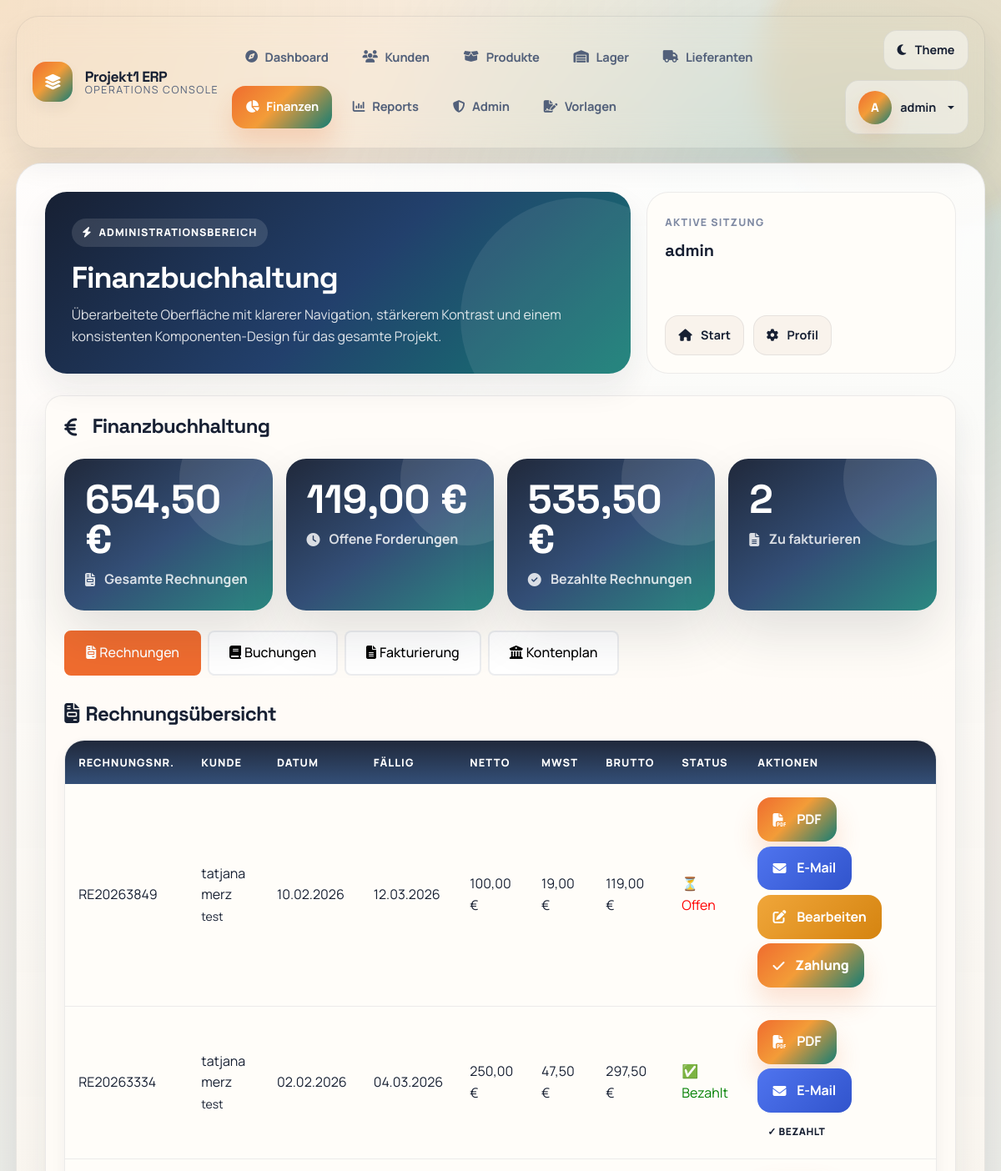
The app's page /finanzbuchhaltung.php (signed in, upper part), older data.
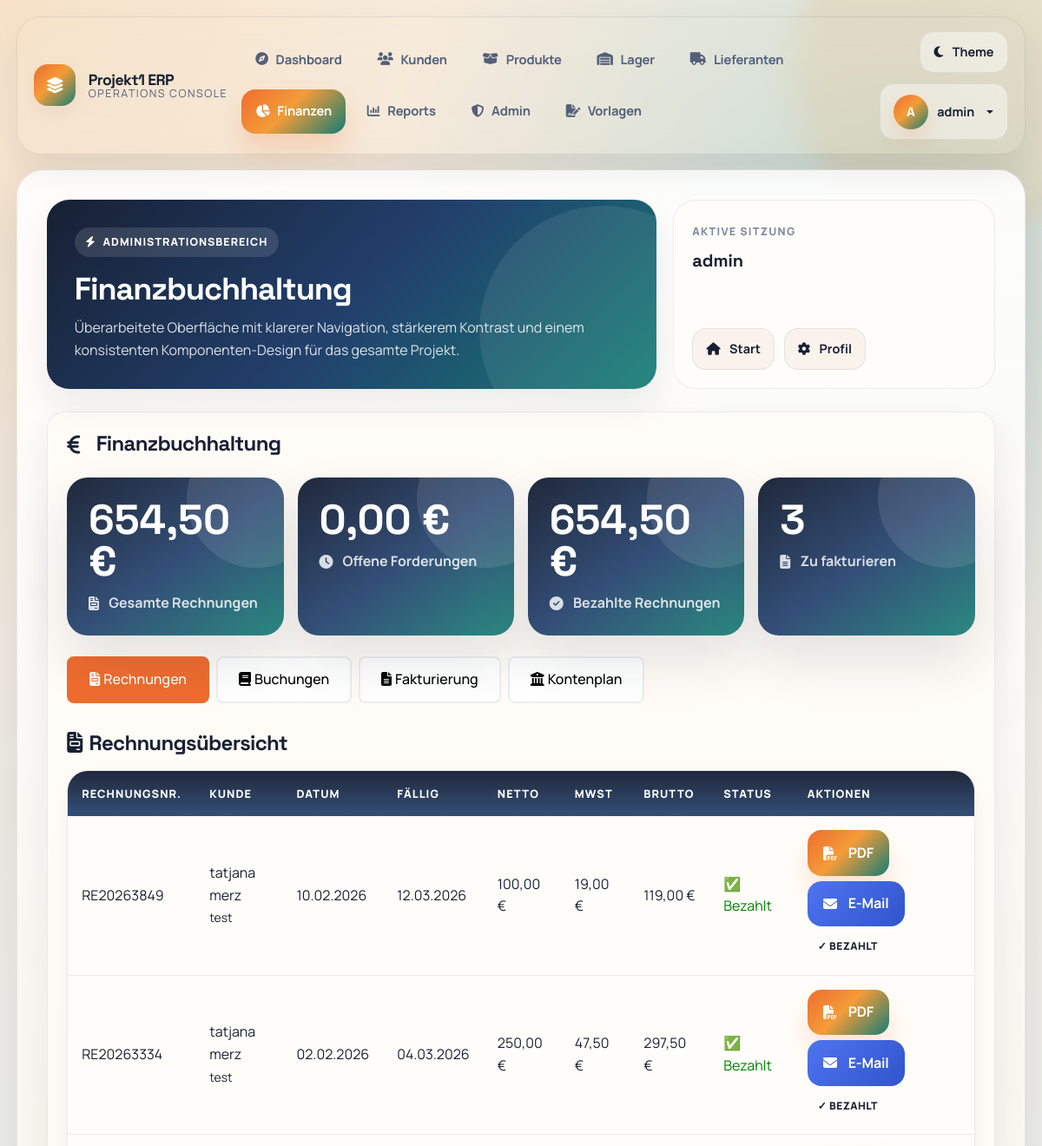
The same page, newer data.
### tables this page shows
CREATE TABLE rechnungen (
        id INTEGER PRIMARY KEY AUTOINCREMENT,
        rechnungsnummer TEXT UNIQUE,
        bestellung_id INTEGER,
        kunde_id INTEGER,
        rechnungsdatum DATE,
        faelligkeitsdatum DATE,
        nettobetrag DECIMAL(10,2),
        mwst_betrag DECIMAL(10,2),
        bruttobetrag DECIMAL(10,2),
        status TEXT DEFAULT 'offen',
        zahlungsdatum DATE,
        erstellt_am DATETIME DEFAULT CURRENT_TIMESTAMP,
        FOREIGN KEY (bestellung_id) REFERENCES bestellungen(idbestellung),
        FOREIGN KEY (kunde_id) REFERENCES kundensystem(id)
    );

CREATE TABLE kundensystem (
        id INTEGER PRIMARY KEY AUTOINCREMENT,
        kundennummer INTEGER,
        vorname TEXT,
        nachname TEXT,
        email TEXT,
        firma_id INTEGER, hinweise TEXT, konditionen TEXT,
        FOREIGN KEY (firma_id) REFERENCES firma(id)
    );

CREATE TABLE firma (
        id INTEGER PRIMARY KEY AUTOINCREMENT,
        firmenname TEXT NOT NULL,
        strasse TEXT,
        ort TEXT
    );

### finanzbuchhaltung.php (the view, shortened to what the changed rows need)
<?php
require_once 'db_connection.php';
$stmt = $PDO->prepare("SELECT SUM(bruttobetrag) as offene_rechnungen FROM rechnungen WHERE status = 'offen'");
$stmt->execute();
$offene_rechnungen = $stmt->fetch()['offene_rechnungen'] ?? 0;
$stmt = $PDO->prepare("SELECT SUM(bruttobetrag) as bezahlte_rechnungen FROM rechnungen WHERE status = 'bezahlt'");
$stmt->execute();
$bezahlte_rechnungen = $stmt->fetch()['bezahlte_rechnungen'] ?? 0;
$stmt = $PDO->prepare("SELECT b.*, k.vorname, k.nachname, f.firmenname FROM bestellungen b LEFT JOIN kundensystem k ON b.kundennummer = k.kundennummer LEFT JOIN firma f ON k.firma_id = f.id WHERE b.status = 'bestaetigt' AND b.idbestellung NOT IN (SELECT bestellung_id FROM rechnungen WHERE bestellung_id IS NOT NULL)");
$stmt->execute();
$offene_bestellungen = $stmt->fetchAll();
$stmt = $PDO->prepare("SELECT r.*, k.vorname, k.nachname, f.firmenname FROM rechnungen r LEFT JOIN kundensystem k ON r.kunde_id = k.kundennummer LEFT JOIN firma f ON k.firma_id = f.id ORDER BY r.rechnungsdatum DESC");
$stmt->execute();
$rechnungen = $stmt->fetchAll();
?>
<?php $page_title = 'Finanzbuchhaltung'; include 'includes/header.php'; ?>
<div class="dashboard-card">
    <h2 class="section-title mb-4">
        <i class="fas fa-euro-sign me-2"></i>Finanzbuchhaltung
    </h2>
    <div class="stats-grid mb-4">
        <div class="stat-card">
            <div class="stat-number"><?= number_format($offene_rechnungen, 2, ',', '.') ?> €</div>
            <div class="stat-label"><i class="fas fa-clock me-1"></i>Offene Forderungen</div>
        </div>
        <div class="stat-card">
            <div class="stat-number"><?= number_format($bezahlte_rechnungen, 2, ',', '.') ?> €</div>
            <div class="stat-label"><i class="fas fa-check-circle me-1"></i>Bezahlte Rechnungen</div>
        </div>
        <div class="stat-card">
            <div class="stat-number"><?= count($offene_bestellungen) ?></div>
            <div class="stat-label"><i class="fas fa-file-alt me-1"></i>Zu fakturieren</div>
        </div>
    </div>
    <div id="rechnungen" class="tab-content active">
        <div class="modern-table">
            <table class="table">
                <thead>
                    <tr>
                        <th>Rechnungsnr.</th>
                        <th>Kunde</th>
                        <th>Datum</th>
                        <th>Fällig</th>
                        <th>Netto</th>
                        <th>MwSt</th>
                        <th>Brutto</th>
                        <th>Status</th>
                        <th>Aktionen</th>
                    </tr>
                </thead>
                <tbody>
                    <?php foreach ($rechnungen as $rechnung): ?>
                    <tr>
                        <td><?= htmlspecialchars($rechnung['rechnungsnummer']) ?></td>
                        <td><?= htmlspecialchars($rechnung['vorname'] . ' ' . $rechnung['nachname']) ?><br><small><?= htmlspecialchars($rechnung['firmenname'] ?? '') ?></small></td>
                        <td><?= date('d.m.Y', strtotime($rechnung['rechnungsdatum'])) ?></td>
                        <td><?= date('d.m.Y', strtotime($rechnung['faelligkeitsdatum'])) ?></td>
                        <td><?= number_format($rechnung['nettobetrag'], 2, ',', '.') ?> €</td>
                        <td><?= number_format($rechnung['mwst_betrag'], 2, ',', '.') ?> €</td>
                        <td><?= number_format($rechnung['bruttobetrag'], 2, ',', '.') ?> €</td>
                        <td>
                            <?php if ($rechnung['status'] === 'offen'): ?>
                                <span style="color: red;">⏳ Offen</span>
                            <?php else: ?>
                                <span style="color: green;">✅ Bezahlt</span>
                            <?php endif; ?>
                        </td>
                        <td>
                            <?php if ($rechnung['status'] === 'offen'): ?>
                                <a href="generate_rechnung_pdf.php?rechnung_id=<?= $rechnung['id'] ?>" class="action-btn btn-primary-modern" target="_blank"><i class="fas fa-file-pdf me-1"></i>PDF</a>
                                <a href="send_rechnung_email.php?rechnung_id=<?= $rechnung['id'] ?>" class="action-btn btn-info"><i class="fas fa-envelope me-1"></i>E-Mail</a>
                                <a href="rechnung_formular.php?rechnung_id=<?= $rechnung['id'] ?>" class="action-btn btn-warning-modern"><i class="fas fa-edit me-1"></i>Bearbeiten</a>
                                <form method="POST" style="display: inline;">
                                    <button type="submit" class="action-btn btn-success-modern"><i class="fas fa-check me-1"></i>Zahlung</button>
                                </form>
                            <?php else: ?>
                                <a href="generate_rechnung_pdf.php?rechnung_id=<?= $rechnung['id'] ?>" class="action-btn btn-primary-modern" target="_blank"><i class="fas fa-file-pdf me-1"></i>PDF</a>
                                <a href="send_rechnung_email.php?rechnung_id=<?= $rechnung['id'] ?>" class="action-btn btn-info"><i class="fas fa-envelope me-1"></i>E-Mail</a>
                                <span class="status-badge badge-success">✓ Bezahlt</span>
                            <?php endif; ?>
                        </td>
                    </tr>
                    <?php endforeach; ?>
                </tbody>
            </table>
        </div>
    </div>
</div>
<?php include 'includes/footer.php'; ?>

Row changes from the older to the newer data that the page shows:
changed rechnungen "RE20263849": status "⏳ Offen Bearbeiten Zahlung" → "✅ Bezahlt ✓ BEZAHLT"
Text that changed along with them:
$offene_rechnungen: "119,00" → "0,00"
$bezahlte_rechnungen: "535,50" → "654,50"
count($offene_bestellungen): "2" → "3"
